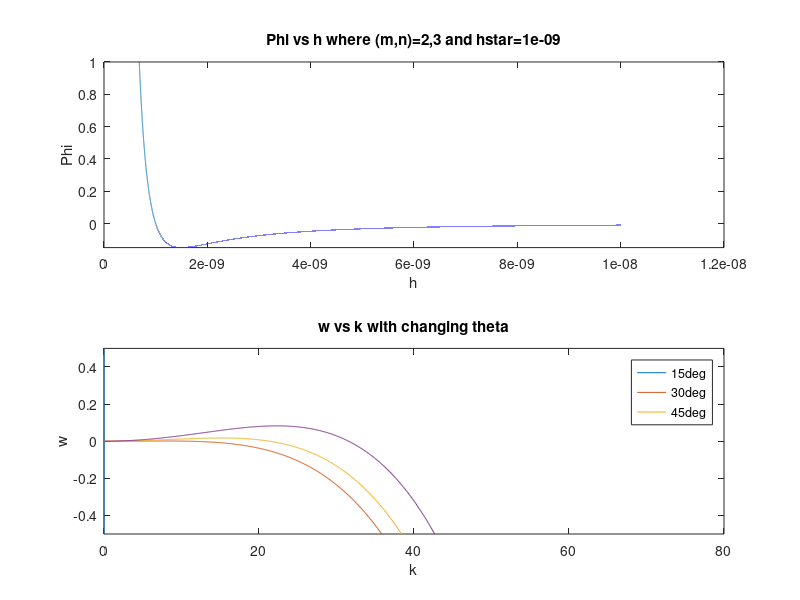
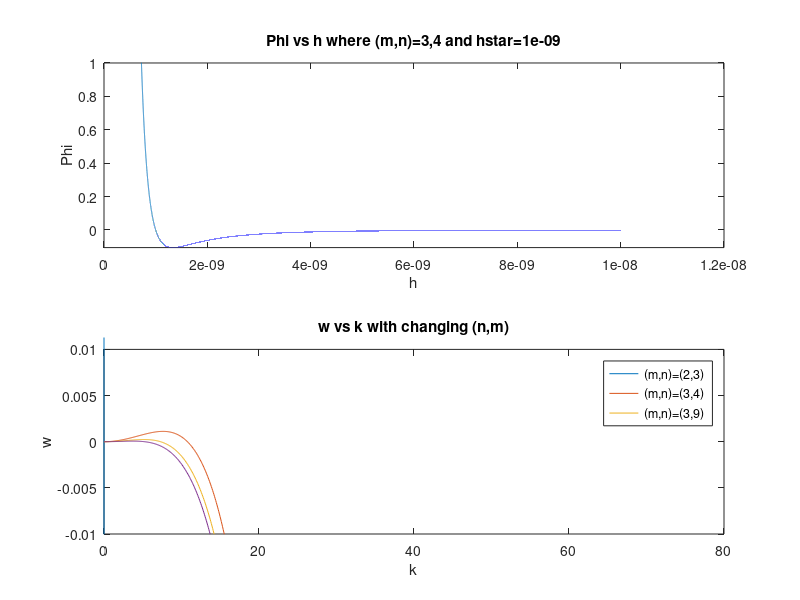
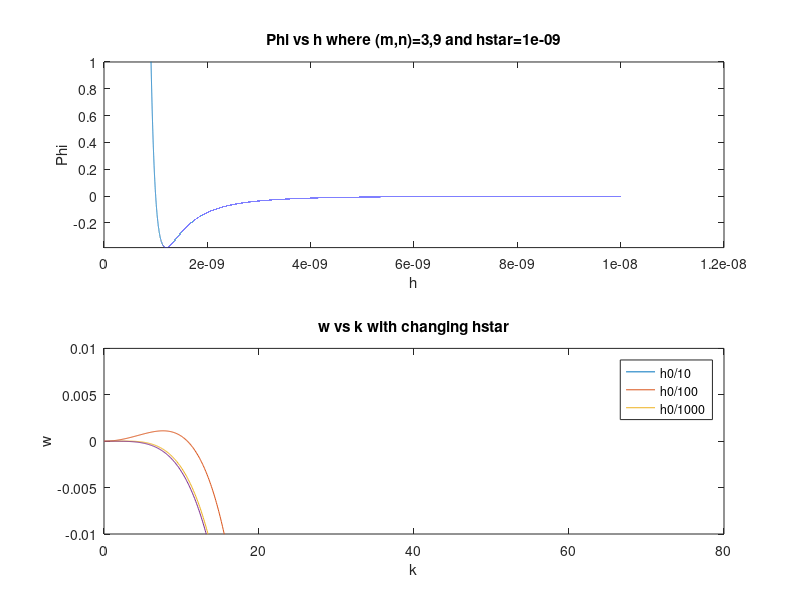
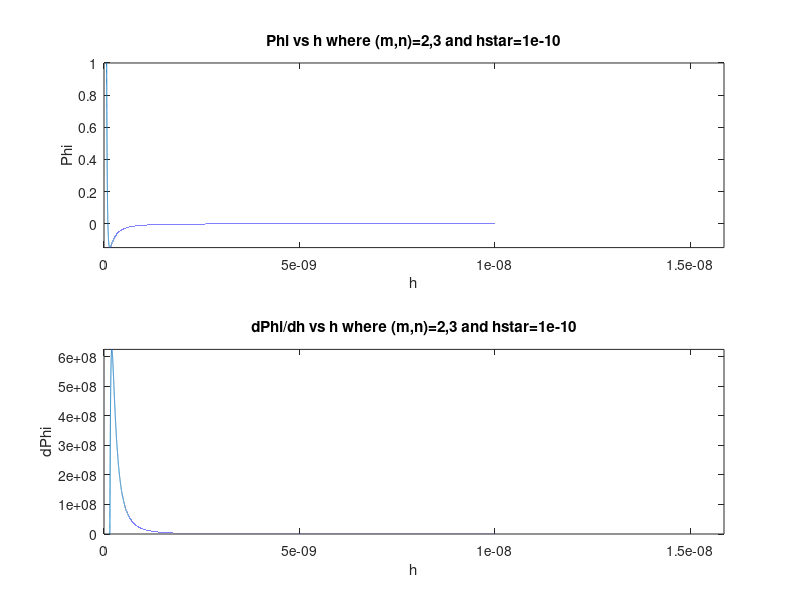

These charts were generated, in order, by the following MATLAB code:
%%
clear all; 
close all;

h0 = 10*10^-9; %[m]
hstar = [h0/10, h0/100, h0/1000];

N=10^5; 

m = [2 3 3];
n = [3 4 9];

h=linspace(0, 10^-8, N);

for i=1:length(hstar) 
    for j=1:length(m)
        phi = (hstar(i)./h).^n(j) - (hstar(i)./h).^m(j); 
        dphi = (-n(j)*hstar(i)^n(j))./(h.^(n(j)+1)) + (m(j)*hstar(i)^m(j))./(h.^(m(j)+1));
        figure
        subplot(2,1,1);
        plot(h, phi);
        title(['Phi vs h where (m,n)=',num2str(m(j)),',',num2str(n(j)),' and hstar=', num2str(hstar(i))]);
        %constrain boundaries to better display "bump"
        if i==3
            xlim([0 10^-10]);
        elseif i==2
            xlim([0 10^-9]);    
        end 
        ylim([-inf 1]); %set the ymin to the automatically calculated min 
        xlabel('h');
        ylabel('Phi');
        subplot(2,1,2);
        plot(h, dphi);
        title(['dPhi/dh vs h where (m,n)=',num2str(m(j)),',',num2str(n(j)),' and hstar=', num2str(hstar(i))]);
        %constrain boundaries to better display "bump"
        if i==3
            xlim([0 10^-10]);
        elseif i==2
            xlim([0 10^-9]);
        end 
        ylim([-1 inf]); %set the ymax to the automatically calculated max 
        xlabel('h');
        ylabel('dPhi');
    end
end

%%
clear all;
close all;
p = 1; %
g = 0; %gravity 
mu = 1;  
sigma = 1;
theta = pi/180.*[15 30 45]; %changing theta from 15-45deg 
m = [2 3 3];
n = [3 4 9];
M = @(n, m) (n-m)/((m-1)*(n-1));

h0 = 0.01;
hstar = [h0/10 h0/100 h0/1000]; %change this 
eps = .001; 
N = 1000;

k = linspace(0, 80, N);

% alpha = p*g*k.^2;
% beta = sigma * k.^4; 
% gamma = k.^2*sigma * (1 - cos(theta))/(M*hstar); 
% dPhi = -n * hstar^n/h0^(n+1) + m*hstar^m/h0^(m+1);
% 
% omega = -h0^3/(3*mu)*(alpha + beta - gamma*dPhi); 

omega = @(theta, m, n, hstar) -h0^3/(3.*mu)*((p*g*k.^2) + sigma*k.^4 - k.^2*sigma*(1 - cos(theta))/(M(n, m)*hstar)*(-n * hstar^n/h0^(n+1) + m*hstar^m/h0^(m+1)));

figure(1)
hold on
for i=1:length(theta) 
    o = omega(theta(i), m(1), n(1), hstar(1));
    plot(k, o);
end
title('w vs k with changing theta');
legend('15deg', '30deg', '45deg');
xlabel('k');
ylabel('w');
ylim([-0.5 0.5]);

figure(2)
hold on
for i=1:length(m)
    o = omega(theta(1), m(i), n(i), hstar(1));
    plot(k, o);
end
title('w vs k with changing (n,m)');
legend('(m,n)=(2,3)', '(m,n)=(3,4)', '(m,n)=(3,9)');
xlabel('k');
ylabel('w');
ylim([-0.01 0.01]);

figure(3)
hold on 
for i=1:length(hstar) 
    o = omega(theta(1), m(1), n(1), hstar(i));
    plot(k, o);
end
title('w vs k with changing hstar');
legend('h0/10', 'h0/100', 'h0/1000');
xlabel('k');
ylabel('w');
ylim([-0.01 0.01]);


